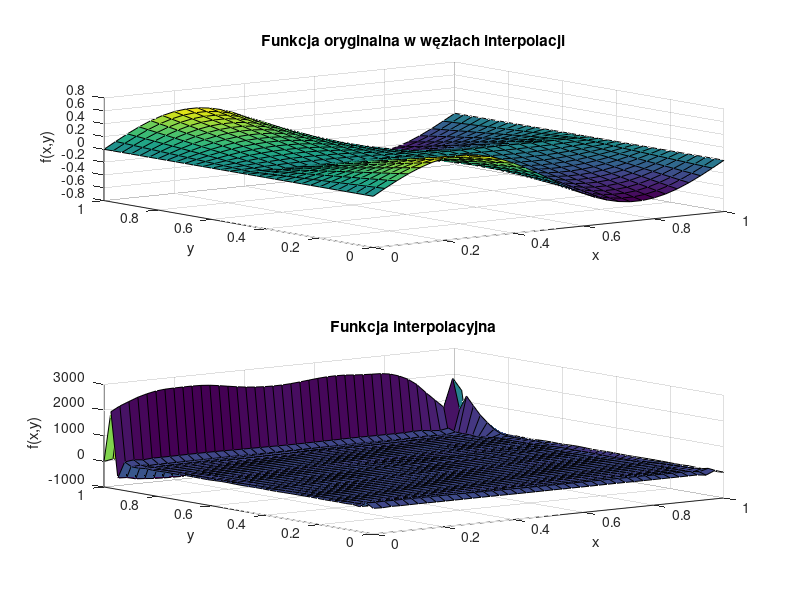

Write the MATLAB code that produced this figure.
function [M,N,P,R,x_coarse,y_coarse,F_coarse,x_fine,y_fine,F_fine] = zadanie5()
    P = 40; % liczba unikalnych współrzędnych x punktów dla których będzie obliczana interpolacja
	R = 40; % liczba unikalnych współrzędnych y punktów dla których będzie obliczana interpolacja
	M = 31; % liczba węzłów interpolacji wzdłuż osi X (stopień wielomianu zmiennej x: M-1)
	N = 31; % liczba węzłów interpolacji wzdłuż osi Y (stopień wielomianu zmiennej y: N-1)
	
	% Generowanie węzłów interpolacji na płaszczyźnie
	x_coarse = linspace(0, 1, M);
	y_coarse = linspace(0, 1, N);
	[X_coarse, Y_coarse] = meshgrid(x_coarse, y_coarse);
	
	% Wyznaczenie wartości funkcji oryginalnej w węzłach
	F_coarse = sin(X_coarse*2*pi) .* abs(Y_coarse-0.5);
	
	MN = M*N;
	xvec_coarse = reshape(X_coarse, MN, 1);
	yvec_coarse = reshape(Y_coarse, MN, 1);
	fvec_coarse = reshape(F_coarse, MN, 1);
	
	% Macierz Vandermonde'a dla interpolacji 2d
	V = zeros(M*N, M*N);
	for i = 0:(M-1)
		for j = 0:(N-1)
			V(:, i*N + j + 1) = xvec_coarse.^i .* yvec_coarse.^j;
		end
	end
	
	% Współczynniki wielomianu interpolacyjnego
	coeffs = V \ fvec_coarse;
	
	% Obliczanie wartości funkcji interpolującej na gęstszej siatce
	x_fine = linspace(0, 1, P);
	y_fine = linspace(0, 1, R);
	[X_fine, Y_fine] = meshgrid(x_fine, y_fine);
	
	F_fine = zeros(size(X_fine));
	% zadanie B: zdefiniuj obliczenia wartości wielomianu interpolującego. Rezultat obliczeń zapisz w zmiennej F_fine.
	for i = 0:(M-1)
		for j = 0:(N-1)
			F_fine = F_fine + coeffs(i*N + j + 1) * X_fine.^i .* Y_fine.^j;
		end
	end

	subplot(2,1,1);
	surf(x_coarse, y_coarse, F_coarse);
	title('Funkcja oryginalna w węzłach interpolacji');
	xlabel('x');
	ylabel('y');
	zlabel('f(x,y)');

	subplot(2,1,2);
	surf(x_fine, y_fine, F_fine);
	title('Funkcja interpolacyjna');
	xlabel('x');
	ylabel('y');
	zlabel('f(x,y)');
	saveas(gcf, 'zadanie5.png');
end